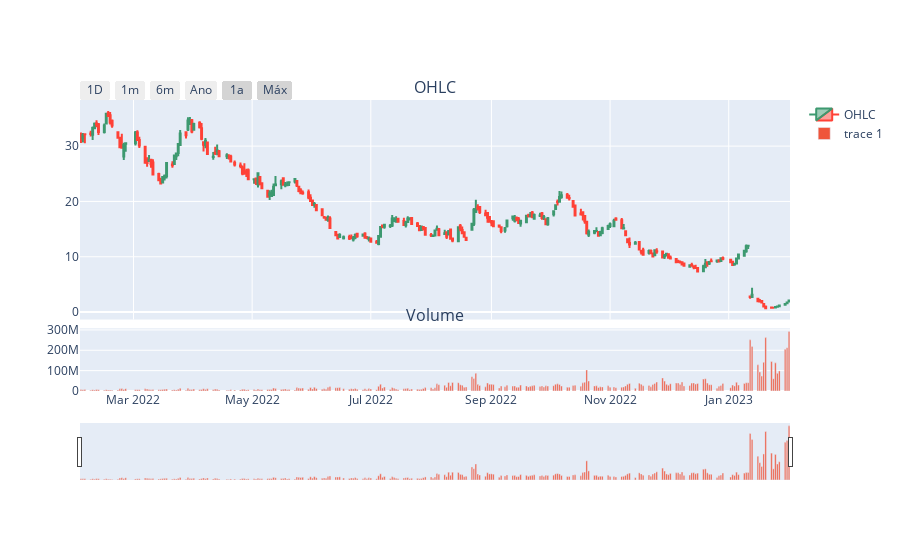

This figure's notebook cell:
### Code cell
import pandas as pd
import plotly.graph_objects as go
from plotly.subplots import make_subplots

# data
df = pd.read_csv('https://raw.githubusercontent.com/plotly/datasets/master/finance-charts-apple.csv')
df = data



# Create subplots and mention plot grid size
fig = make_subplots(rows=2, cols=1, shared_xaxes=True, 
               vertical_spacing=0.03, subplot_titles=('OHLC', 'Volume'), 
               row_width=[0.2, 0.7])

fig.update_xaxes(
    rangeslider_visible=True,
    
    rangeselector=dict(
    visible = True,
    x = 0, y = 1,
        buttons=list([
            dict(count=1, label="1D", step="day", stepmode="backward"),
            dict(count=1, label="1m", step="month", stepmode="backward"),
            dict(count=6, label="6m", step="month", stepmode="backward"),
            dict(count=1, label="Ano", step="year", stepmode="todate"),
            dict(count=1, label="1a", step="year", stepmode="backward"),
            dict(step="all", label="Máx")
        ])
    )
)

# Plot OHLC on 1st row
fig.add_trace(go.Candlestick(x=df["Date"], open=df["Open"], high=df["High"],
                low=df["Low"], close=df["Close"], name="OHLC"), 
                row=1, col=1
)

# Bar trace for volumes on 2nd row without legend
fig.add_trace(go.Bar(x=df['Date'], y=df['Volume'], showlegend=True), row=2, col=1)


# Do not show OHLC's rangeslider plot 
fig.update(layout_xaxis_rangeslider_visible=False)
fig.show()

### Figure 1 — Plotly figure (JSON) as saved in the notebook; plotly's stock layout.template omitted (floating-point values rounded to 4 significant figures; data arrays with more than 128 entries replaced by an {"elided": "..."} marker saying what was removed)
{"data": [{"close": {"elided": "251 float values"}, "high": {"elided": "251 float values"}, "low": {"elided": "251 float values"}, "name": "OHLC", "open": {"elided": "251 float values"}, "type": "candlestick", "x": {"elided": "251 str values"}, "xaxis": "x", "yaxis": "y"}, {"showlegend": true, "type": "bar", "x": {"elided": "251 str values"}, "xaxis": "x2", "y": {"elided": "251 int values"}, "yaxis": "y2"}], "layout": {"annotations": [{"font": {"size": 16}, "showarrow": false, "text": "OHLC", "x": 0.5, "xanchor": "center", "xref": "paper", "y": 1, "yanchor": "bottom", "yref": "paper"}, {"font": {"size": 16}, "showarrow": false, "text": "Volume", "x": 0.5, "xanchor": "center", "xref": "paper", "y": 0.2156, "yanchor": "bottom", "yref": "paper"}], "xaxis": {"anchor": "y", "domain": [0, 1], "matches": "x2", "rangeselector": {"buttons": [{"count": 1, "label": "1D", "step": "day", "stepmode": "backward"}, {"count": 1, "label": "1m", "step": "month", "stepmode": "backward"}, {"count": 6, "label": "6m", "step": "month", "stepmode": "backward"}, {"count": 1, "label": "Ano", "step": "year", "stepmode": "todate"}, {"count": 1, "label": "1a", "step": "year", "stepmode": "backward"}, {"label": "Máx", "step": "all"}], "visible": true, "x": 0, "y": 1}, "rangeslider": {"visible": false}, "showticklabels": false}, "xaxis2": {"anchor": "y2", "domain": [0, 1], "rangeselector": {"buttons": [{"count": 1, "label": "1D", "step": "day", "stepmode": "backward"}, {"count": 1, "label": "1m", "step": "month", "stepmode": "backward"}, {"count": 6, "label": "6m", "step": "month", "stepmode": "backward"}, {"count": 1, "label": "Ano", "step": "year", "stepmode": "todate"}, {"count": 1, "label": "1a", "step": "year", "stepmode": "backward"}, {"label": "Máx", "step": "all"}], "visible": true, "x": 0, "y": 1}, "rangeslider": {"visible": true}}, "yaxis": {"anchor": "x", "domain": [0.2456, 1]}, "yaxis2": {"anchor": "x2", "domain": [0, 0.2156]}}}
